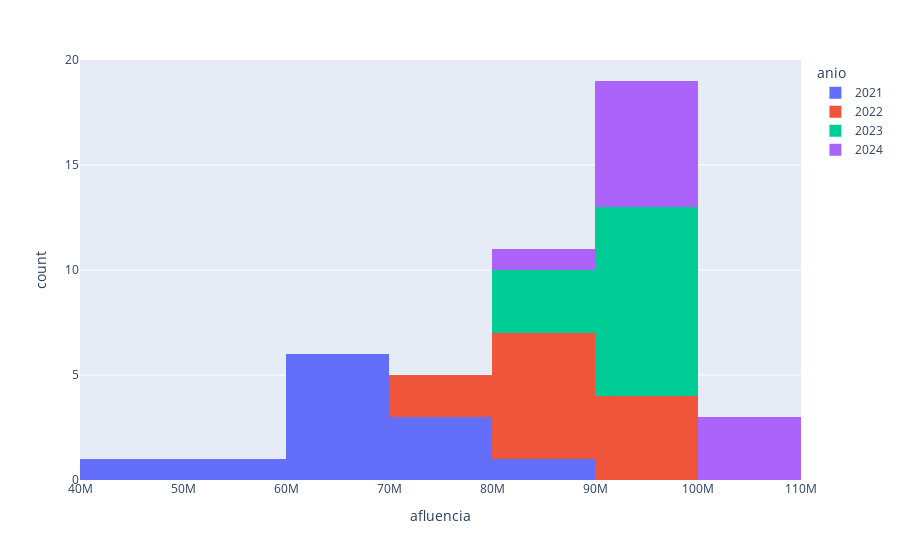

Notebook code cell kept with this figure:
### Code cell
graf1d = aflue.pivot_table(index=["anio","mes"], values= "afluencia", aggfunc="sum").reset_index()

fig = px.histogram(graf1d, x="afluencia", color="anio")  # crear un histograma
fig.show()  # crear gráfico de dispersión

del graf1d

### Figure 1 — Plotly figure (JSON) as saved in the notebook; plotly's stock layout.template omitted (floating-point values rounded to 4 significant figures)
{"data": [{"alignmentgroup": "True", "bingroup": "x", "hovertemplate": "anio=2021<br>afluencia=%{x}<br>count=%{y}<extra></extra>", "legendgroup": "2021", "marker": {"color": "#636efa", "pattern": {"shape": ""}}, "name": "2021", "offsetgroup": "2021", "orientation": "v", "showlegend": true, "type": "histogram", "x": [62577359, 67964499, 84154004, 41033642, 50436321, 69822069, 63410819, 65449779, 62689975, 78483883, 78122952, 70154247], "xaxis": "x", "yaxis": "y"}, {"alignmentgroup": "True", "bingroup": "x", "hovertemplate": "anio=2022<br>afluencia=%{x}<br>count=%{y}<extra></extra>", "legendgroup": "2022", "marker": {"color": "#EF553B", "pattern": {"shape": ""}}, "name": "2022", "offsetgroup": "2022", "orientation": "v", "showlegend": true, "type": "histogram", "x": [82897274, 90184617, 89981293, 70563670, 72052555, 80680662, 88424030, 88358374, 91245641, 91831197, 95094480, 88794502], "xaxis": "x", "yaxis": "y"}, {"alignmentgroup": "True", "bingroup": "x", "hovertemplate": "anio=2023<br>afluencia=%{x}<br>count=%{y}<extra></extra>", "legendgroup": "2023", "marker": {"color": "#00cc96", "pattern": {"shape": ""}}, "name": "2023", "offsetgroup": "2023", "orientation": "v", "showlegend": true, "type": "histogram", "x": [86639757, 97667492, 90759617, 87266174, 86696037, 90692404, 92973425, 99399033, 96485575, 93718684, 97568900, 95458911], "xaxis": "x", "yaxis": "y"}, {"alignmentgroup": "True", "bingroup": "x", "hovertemplate": "anio=2024<br>afluencia=%{x}<br>count=%{y}<extra></extra>", "legendgroup": "2024", "marker": {"color": "#ab63fa", "pattern": {"shape": ""}}, "name": "2024", "offsetgroup": "2024", "orientation": "v", "showlegend": true, "type": "histogram", "x": [96878736, 100871754, 88383838, 92368691, 95493323, 94248064, 90667167, 101016462, 109754838, 99805237], "xaxis": "x", "yaxis": "y"}], "layout": {"barmode": "relative", "legend": {"title": {"text": "anio"}, "tracegroupgap": 0}, "margin": {"t": 60}, "xaxis": {"anchor": "y", "domain": [0, 1], "title": {"text": "afluencia"}}, "yaxis": {"anchor": "x", "domain": [0, 1], "title": {"text": "count"}}}}
